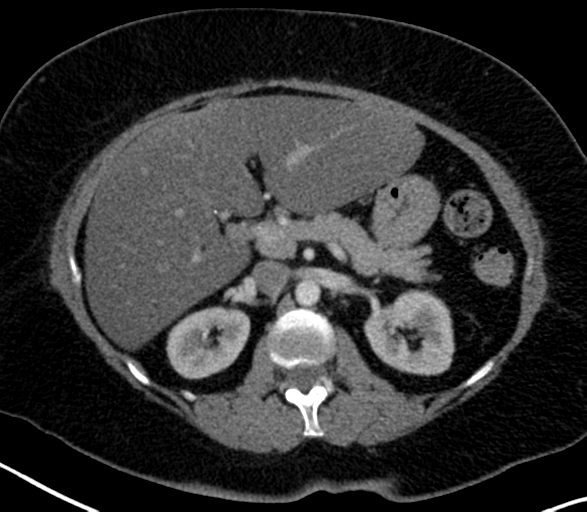
#> input picture images/original/bone window internal organ.png, 587 x 512 px
$ jupyter execute --allow-errors pseudocolour_ctscans.ipynb
#> lines starting #> are read from the running program, lines starting #| are printed output that depends on the picture
# Pseudocolour Image Processing for Enhanced Visual Interpretation of Chest CT-Scan Images

---

## Objectives

1. To design and implement a pseudocolour transformation system that converts grayscale chest CT-scan images into optimized colour-mapped representations by 25/4/2026, achieving improvement in visual contrast discrimination compared to conventional grayscale displays.
2. To develop and evaluate multiple colour mapping schemes (including intensity-based slicing, gradient-based colouring, and perceptually uniform colour spaces) that enhance the visibility of specific anatomical structures and pathological features in chest CT images.
3. To validate the clinical utility of the developed pseudocolour processing system by demonstrating measurable improvements in detection accuracy of pulmonary nodules, ground-glass opacities and other thoracic abnormalities, achieving reduction in interpretation time and improvement in diagnostic sensitivity compared to grayscale image analysis.

---

## Background

**Pseudocolouring** is the process of assigning false colours to a grayscale image based on pixel intensity values. The human visual system can distinguish roughly **10 million distinct colours** but only about **30–40 shades of grey**, making pseudocolour a powerful tool for enhancing diagnostic visibility in medical imaging.

In chest CT imaging, pseudocolouring assists in:
- Differentiating tissue densities (air, soft tissue, bone)
- Highlighting subtle pathological features (nodules, infiltrates)
- Reducing radiologist interpretation fatigue
- Improving detection of ground-glass opacities

## Clinical Viewing Context: Bone Window vs Lung Window

Radiologists do not read CT with a single display setting. They adjust **window width/level** to emphasize different tissue ranges:

- **Bone window**: emphasizes dense structures (ribs, vertebrae, calcification)
- **Lung window**: emphasizes low-density parenchyma, air spaces, and subtle pulmonary texture

This motivates the project direction: a single grayscale rendering cannot optimally show all structures at once, so pseudocolour can be used to preserve and enhance multiple diagnostically important ranges in one view.

[cell 1]
# Visual comparison of standard diagnostic windows (self-contained cell)
from pathlib import Path
import cv2 as cv
import matplotlib.pyplot as plt

base_dir = Path.cwd()
bone_window_path = base_dir / 'images' / 'original' / 'bone window internal organ.png'
lung_window_path = base_dir / 'images' / 'original' / 'lung window internal organ.png'

bone_window = cv.imread(str(bone_window_path), cv.IMREAD_GRAYSCALE)
#> bone_window is the input picture: shape (512, 587); min 0, max 255, mean 48.2
lung_window = cv.imread(str(lung_window_path), cv.IMREAD_GRAYSCALE)
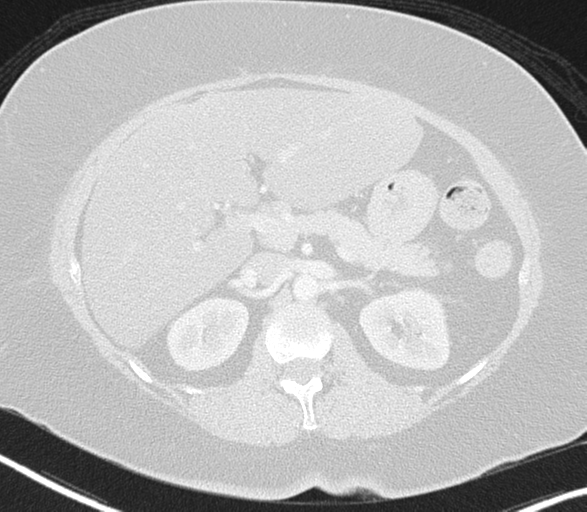
#> input picture images/original/lung window internal organ.png, 587 x 512 px
#> lung_window is the input picture: shape (512, 587); min 20, max 255, mean 186

if bone_window is None or lung_window is None:
    missing = []
    if bone_window is None:
        missing.append(str(bone_window_path))
    if lung_window is None:
        missing.append(str(lung_window_path))
    raise FileNotFoundError(f'Missing required window image(s): {missing}')

fig, axes = plt.subplots(1, 2, figsize=(12, 5))
fig.suptitle('Standard CT Viewing Windows in Clinical Reading', fontsize=14, fontweight='bold')

axes[0].imshow(bone_window, cmap='gray')
axes[0].set_title('Bone Window\nDense structure emphasis')
axes[0].axis('off')

axes[1].imshow(lung_window, cmap='gray')
axes[1].set_title('Lung Window\nParenchymal detail emphasis')
axes[1].axis('off')

plt.tight_layout()
plt.show()
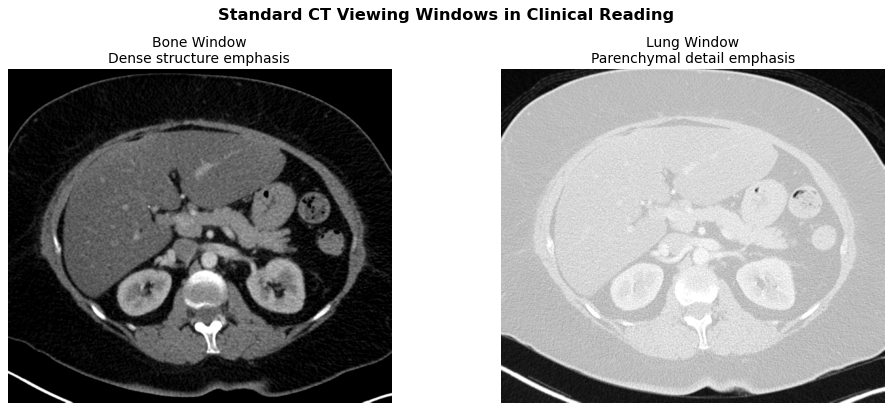
#> figure drawn by matplotlib, 2 panels
#> (the rest of the program and of its run is left out)
